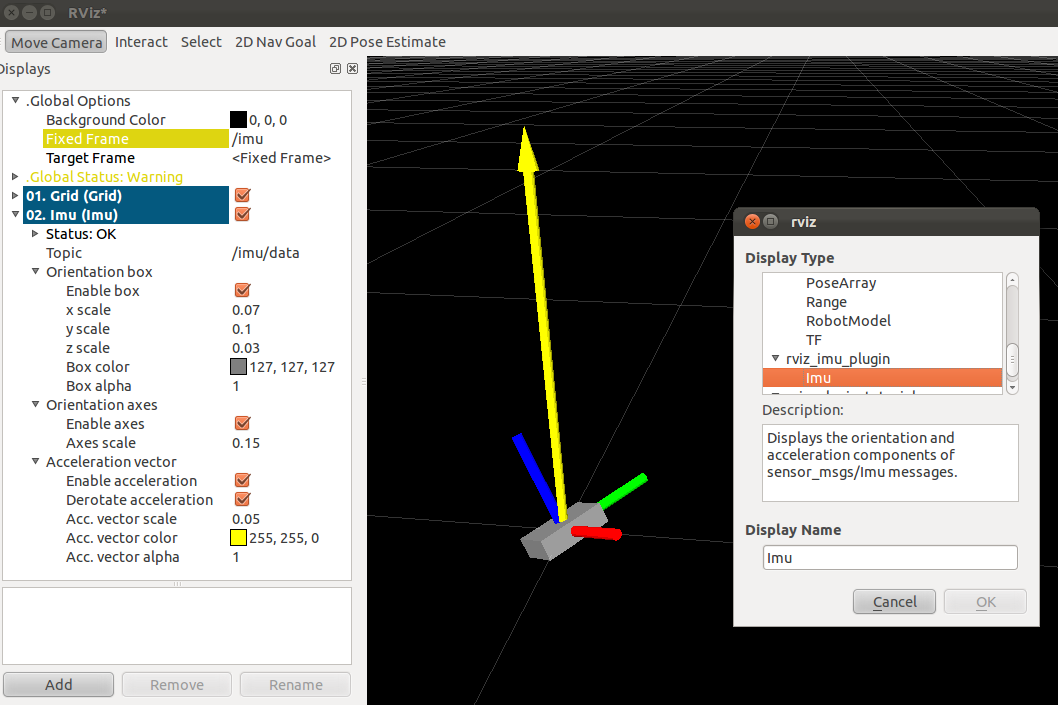
//> input picture ros_sandbox/src/imu_tools/rviz_imu_plugin/rviz_imu_plugin.png, 1058 x 705 px, given in place of the camera
$ ./image_find_slider   (built with g++ and OpenCV 4)
//> lines starting //> are read from the running program, lines starting //| are printed output that depends on the picture; after the words box and inside, x2 and y2 are one past the last pixel; in counts of white or black regions, pixels touching at a corner belong together
#include <highgui.h>
#include <cv.h>
#include <iostream>
#include <string>
#include <vector>

using namespace std;
using namespace cv;

Mat frame;
Mat edges;
Mat grey;

int lo_thresh;
int hi_thresh;
int max_thresh = 1000;
int min_thresh = 0;

void find_shapes() {
	vector<vector<Point> > contours;
	vector<Vec4i> hierarchy;
	findContours(edges, contours, hierarchy, RETR_TREE, CHAIN_APPROX_SIMPLE, Point(0, 0));

	for(size_t ith = 0; ith < contours.size(); ith++) {
		vector<Point> approx;
		approxPolyDP(Mat(contours[ith]), approx, arcLength(Mat(contours[ith]), true)*.02, true);
		switch(approx.size()) {
			case 4: case 5:
				drawContours(frame, contours, ith, CV_RGB(222, 78, 0), -1);
				break;
			case 6:
				drawContours(frame, contours, ith, CV_RGB(55, 0, 200), -1);
				break;
			default:
			//	if (approx.size() > 6) {
			//		drawContours(frame, contours, ith, CV_RGB(103,227,0), -1);
			//	}
				break;
		}
	}

	std::vector<Vec3f> circles;
	HoughCircles(grey, circles, CV_HOUGH_GRADIENT, 2, grey.rows/4, 200, 100);

	for (size_t j = 0; j < circles.size(); j++) {
		int radius = cvRound(circles[j][2]);
		if (radius > 80) {
			Point center(cvRound(circles[j][0]), cvRound(circles[j][1]));
			circle( frame, center, 3, CV_RGB(200, 55, 0), -1, 8, 0);
			circle( frame, center, radius, Scalar(55, 200, 0), 3, 8, 0 );
		}
	}

	imshow("image raw", frame);
}


void slider_lo_thresh( int, void* ) {
	Canny(grey, edges, lo_thresh, hi_thresh);
	imshow("image edges", edges);
	find_shapes();
}

void slider_hi_thresh( int, void* ) {
	Canny(grey, edges, lo_thresh, hi_thresh);
	imshow("image edges", edges);
	find_shapes();
}

int main(int argc, char* argv[]) {
	VideoCapture cap(0);
	if (!cap.isOpened()) {
		std::cerr << "unable to open camera\n";
		return(1);
	}
//	string filename(argv[1]);
	lo_thresh = 50;
	hi_thresh = 400;
	namedWindow("image raw", CV_WINDOW_AUTOSIZE);
	namedWindow("image grey", CV_WINDOW_AUTOSIZE);
	namedWindow("image edges", CV_WINDOW_AUTOSIZE);
		string slider_lo = "threshold lo";
		string slider_hi = "threshold hi";
		createTrackbar( slider_lo, "image edges", &lo_thresh, max_thresh, slider_lo_thresh );
		createTrackbar( slider_hi, "image edges", &hi_thresh, max_thresh, slider_hi_thresh );

	for (;;) {
		cap >> frame;
//> frame is the input picture: 705 rows x 1058 cols, CV_8UC3; mean B, G, R 126.7, 129.2, 129.6
		imshow("image raw", frame);

		cvtColor(frame, grey, CV_RGB2GRAY);
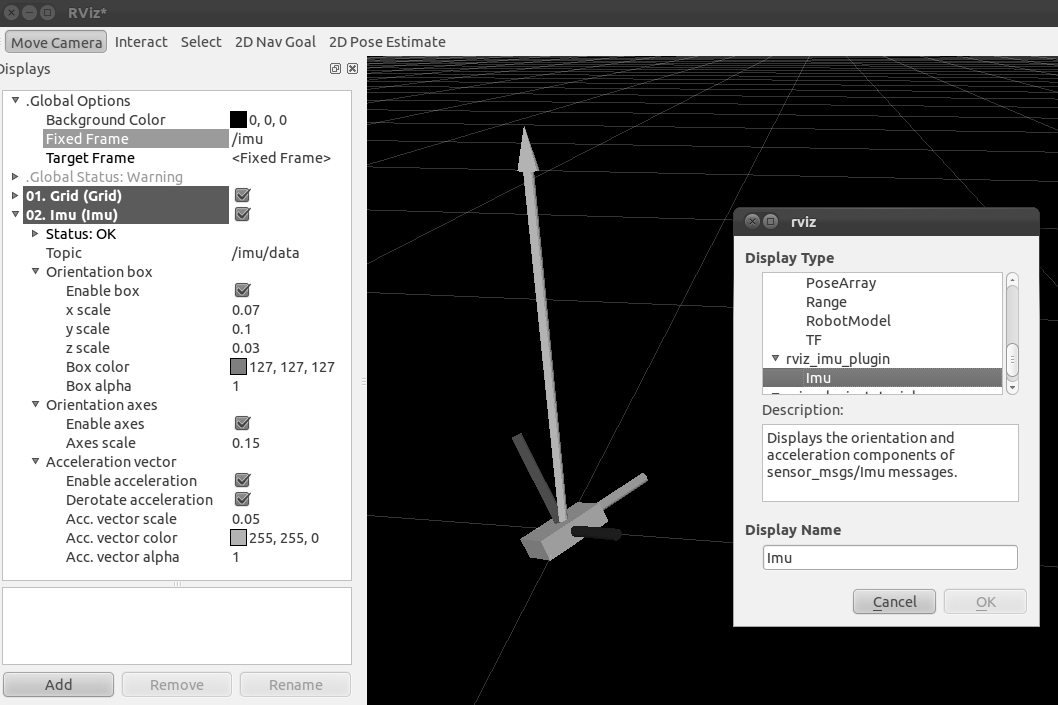
//> grey: 705 rows x 1058 cols, CV_8UC1; min 0, max 255, mean 128.5
		imshow("image grey", grey);

		slider_lo_thresh(lo_thresh, 0);
//> in slider_lo_thresh, `Canny(grey, edges, lo_thresh, hi_thresh);`:
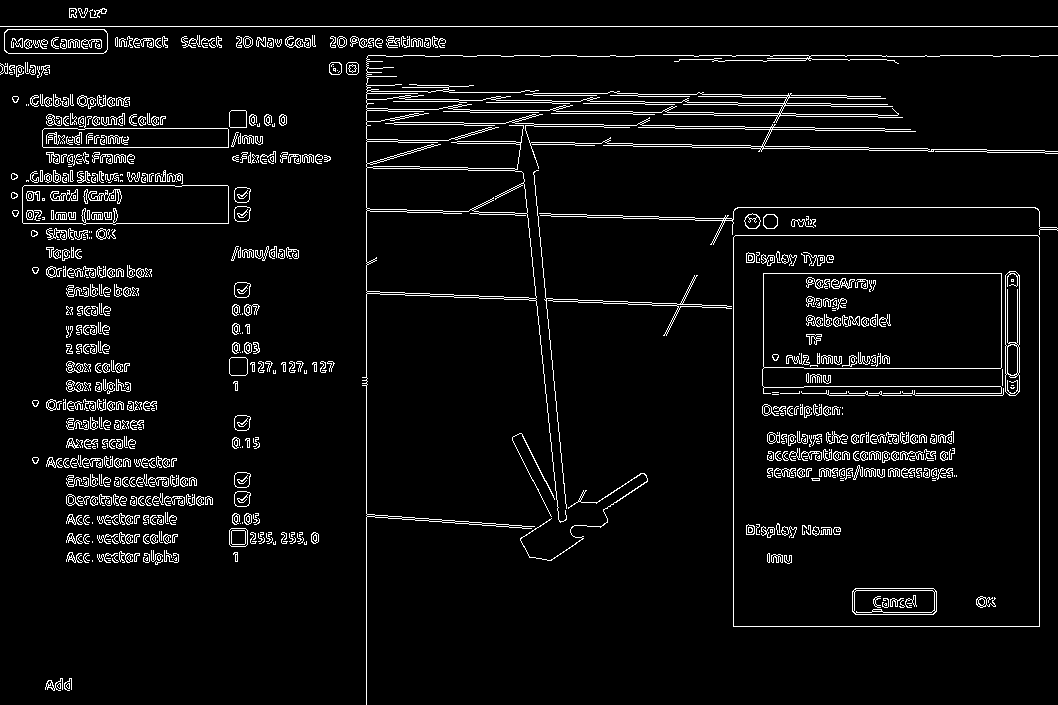
//> edges: 705 rows x 1058 cols, CV_8UC1; 5.2% white in thin lines or dots
//> in find_shapes, `findContours(edges, contours, hierarchy, RETR_TREE, CHAIN_APPROX_SIMPL..`: contours = 1796 contours, 1297 with area under 20; largest, box (x1, y1, x2, y2) and area: (733, 235, 1040, 627) 119642, (733, 235, 1040, 627) 119641, (362, 55, 1058, 705) 26784, (762, 273, 1002, 394) 22570, (763, 273, 1002, 369) 22568
//> the loop in find_shapes, `for(size_t ith = 0; ith < contours.size(); ith++)` made 1796 passes
//> approx on passes 11 to 13: 2 Points (x, y): [108, 560], [110, 560], 2 Points (x, y): [92, 560], [92, 561], 1 Point (x, y): [172, 559]
//> after the loop in find_shapes, `for(size_t ith = 0; ith < contours.size(); ith++)`:
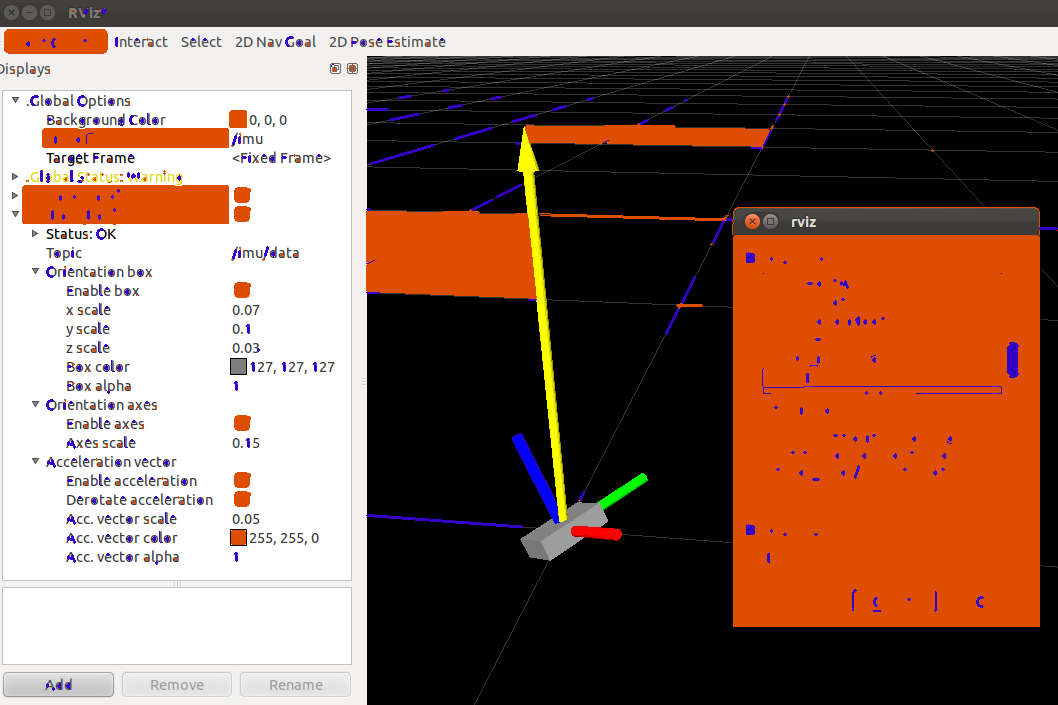
//> frame: 705 rows x 1058 cols, CV_8UC3; mean B, G, R 87.8, 103.7, 134.2
//> in find_shapes, `HoughCircles(grey, circles, CV_HOUGH_GRADIENT, 2, grey.rows/4, 200, 10..`: circles = 21 circles (x, y, radius), first 12: [453, 433, 377.2], [599, 655, 598], [631, 445, 386.8], [281, 309, 278.6], [775, 295, 239.6], [787, 703, 635], [393, 603, 539.4], [965, 313, 258], [567, 271, 215.6], [319, 5, 253], [1035, 689, 621.2], [195, 463, 125.2]
//> the loop in find_shapes, `for (size_t j = 0; j < circles.size(); j++)` made 21 passes
//> (radius, center) on passes 1 to 12: (377, Point(453, 433)), (598, Point(599, 655)), (387, Point(631, 445)), (279, Point(281, 309)), (240, Point(775, 295)), (635, Point(787, 703)), (539, Point(393, 603)), (258, Point(965, 313)), (216, Point(567, 271)), (253, Point(319, 5)), (621, Point(1035, 689)), (125, Point(195, 463))
//> radius on pass 19: 80
//> after the loop in find_shapes, `for (size_t j = 0; j < circles.size(); j++)`:
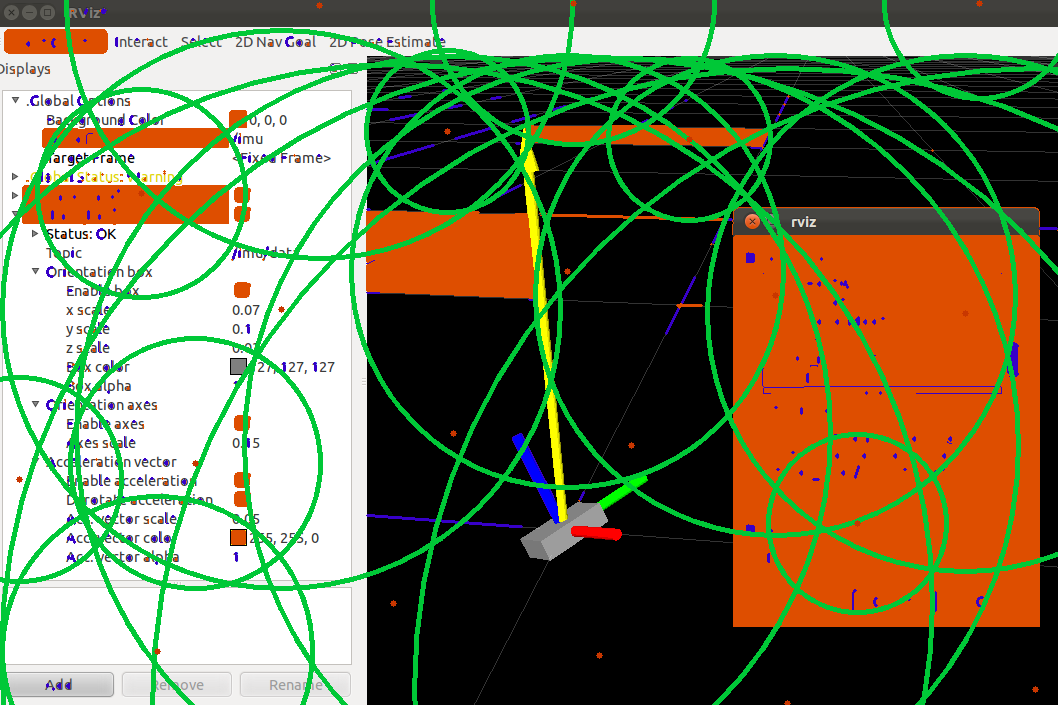
//> frame: 705 rows x 1058 cols, CV_8UC3; 12.13% of pixels changed, all inside (x1, y1, x2, y2) = (0, 0, 1058, 705)
		slider_hi_thresh(hi_thresh, 0);
//> the loop in find_shapes (call 2), `for(size_t ith = 0; ith < contours.size(); ith++)` made 1796 passes
//> after the loop in find_shapes (call 2), `for(size_t ith = 0; ith < contours.size(); ith++)`:
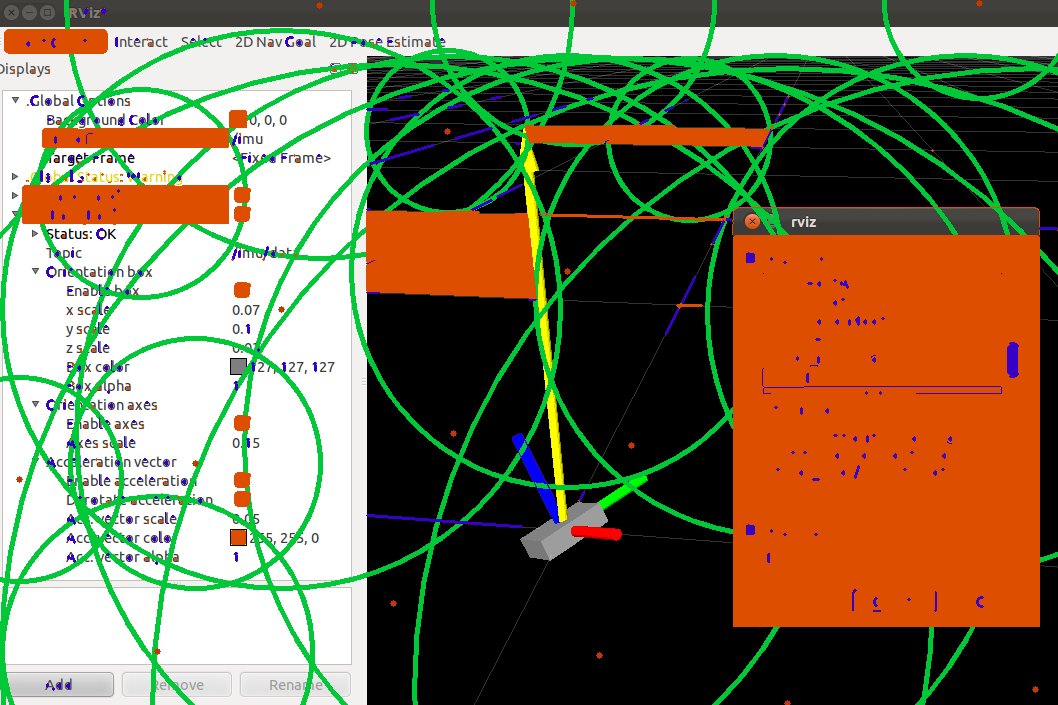
//> frame: 705 rows x 1058 cols, CV_8UC3; 2.67% of pixels changed, all inside (x1, y1, x2, y2) = (22, 29, 1040, 627)
//> the loop in find_shapes (call 2), `for (size_t j = 0; j < circles.size(); j++)` made 21 passes

	//	while (waitKey(10) != 27);
		if (waitKey(30) == 27) {
//> the Esc key is pressed
			break;
		}
	}

	return(0);
}
